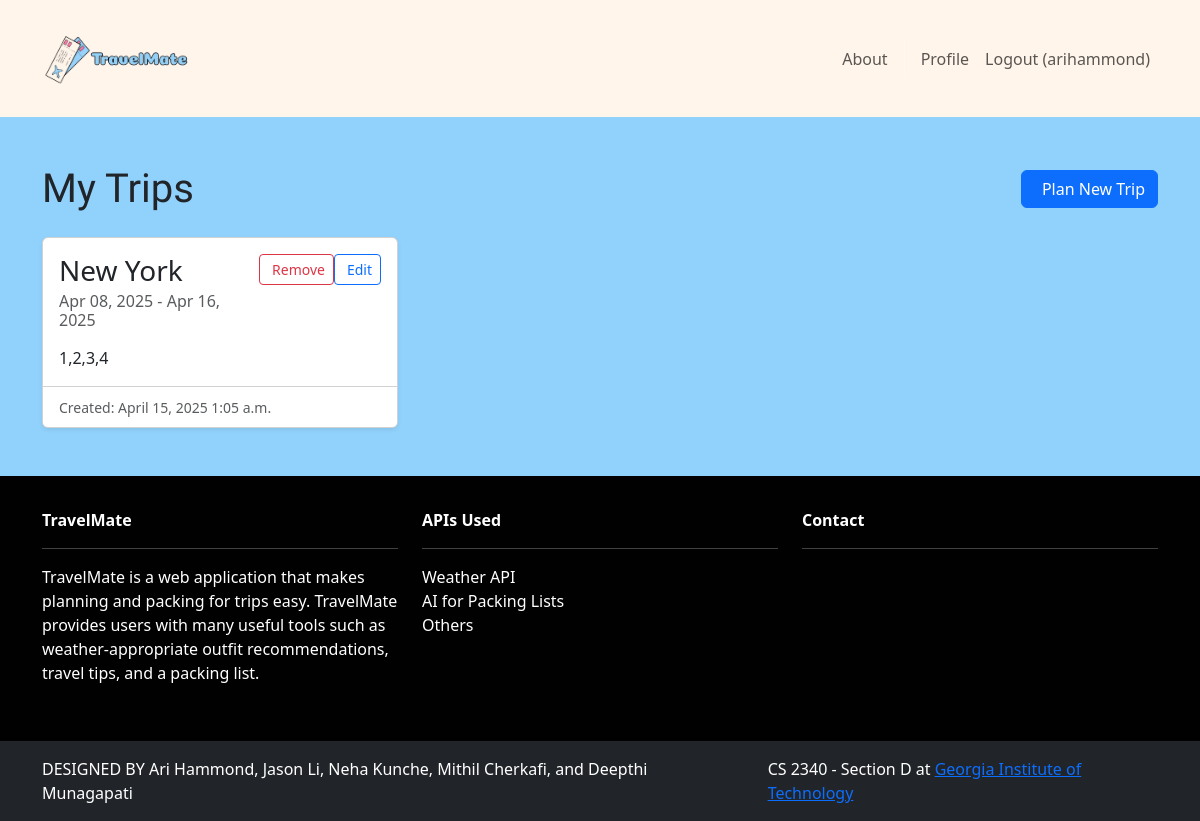
Page /trips/my-trips/ (signed in) on the committed database.
### trips/models.py (models this page shows, shortened)
class inputTrip(models.Model):
    created_at = models.DateTimeField(default=timezone.now)
    user = models.ForeignKey(User, null=True, on_delete=models.CASCADE)
    destination = models.CharField("Chosen Destination", max_length=200)
    start_date = models.DateField("Start Date")
    end_date = models.DateField("End Date")
    activities = models.TextField("Desired Activities", max_length=500)
    weather = models.TextField("Weather Info", blank=True, null=True)
    packing_list = models.TextField("Packing List", blank=True, null=True)
    activities_list = models.TextField("Activities List", blank=True, null=True)
    considerations = models.TextField("Additional Considerations", blank=True, null=True)
    class Meta:
        ordering = ['created_at']
        verbose_name = "Trip"
        verbose_name_plural = "Trips"

### trips/views.py (the view)
# urls.py: path('my-trips/', views.trips_list, name='trips'),
@login_required
def trips_list(request):
    trips = inputTrip.objects.filter(user=request.user)
    return render(request, 'trips/list.html', {'trips': trips})

### trips/templates/trips/list.html (shortened to what this page needs)
{% extends 'base.html' %}
{% load static %}
{% block content %}
<div class="container py-5">
    <div class="d-flex justify-content-between align-items-center mb-4">
        <h1 class="coiny-regular mb-0">My Trips</h1>
        <a href="{% url 'plan_trip' %}" class="btn btn-primary">
             Plan New Trip
        </a>
    </div>
    {% if trips %}
    <div class="row row-cols-1 row-cols-md-2 row-cols-lg-3 g-4">
        {% for trip in trips %}
        <div class="col">
            <div class="card h-100 shadow-sm">
                <div class="card-body">
                    <div class="d-flex justify-content-between align-items-start">
                        <div>
                            <h3 class="card-title">{{ trip.destination }}</h3>
                            <h6 class="card-subtitle mb-2 text-muted">
                                {{ trip.start_date|date:"M d, Y" }} - {{ trip.end_date|date:"M d, Y" }}
                            </h6>
                        </div>
                        <form method="POST" action="{% url 'delete_trip' trip.id %}">
                            <button type="submit" class="btn btn-sm btn-outline-danger"
                                    onclick="return confirm('Are you sure you want to remove this trip?')">
                                 Remove
                            </button>
                        </form>
                        <a href="{% url 'edit_trip' trip.id %}" class="btn btn-sm btn-outline-primary">
                             Edit
                        </a>
                    </div>
                    <div class="trip-activities mt-2" style="
                        display: -webkit-box;
                        -webkit-line-clamp: 2;
                        -webkit-box-orient: vertical;
                        overflow: hidden;
                        text-overflow: ellipsis;
                    ">
                        {{ trip.activities }}
                    </div>
                </div>
                <div class="card-footer bg-white">
                    <small class="text-muted">Created: {{ trip.created_at|date:"F j, Y g:i a" }}</small>
                </div>
            </div>
        </div>
        {% endfor %}
    </div>
    {% else %}
    <div class="alert alert-info">
        You haven't planned any trips yet. <a href="{% url 'plan_trip' %}" class="alert-link">Plan your first trip!</a>
    </div>
    {% endif %}
</div>
{% endblock %}

### travelmate/templates/base.html (shortened to what this page needs)
<!DOCTYPE html>
<html lang="en">
{% load static %}
<head>
    <link href="https://cdn.jsdelivr.net/npm/bootstrap@5.3.3/dist/css/bootstrap.min.css" rel="stylesheet">
    <link rel="stylesheet" type="text/css" href="{% static 'css/style.css' %}" />
</head>
<body class="d-flex flex-column min-vh-100" style="background-color: #91D2FC;">
    <nav class="p-3 navbar navbar-expand-lg">
        <div class="container">
            <a class="navbar-brand mx-0" href="{% url 'home.index' %}">
                <img src="{% static 'img/logo3.png' %}" alt="logo" height="75px" style="object-fit:fill;" />
            </a>
            <div class="collapse navbar-collapse" id="navbarNavAltMarkup">
                <div class="navbar-nav ms-auto navbar-ml">
                    <a class="nav-link" href="{% url 'home.about' %}">About</a>
                    {% if user.is_authenticated %}
                        <a class="nav-link" href="{% url 'accounts.profile' %}">Profile</a>
                        <a class="nav-link" href="{% url 'accounts.logout' %}">Logout ({{ user.username }})</a>
                    {% else %}
                        <a class="nav-link" href="{% url 'accounts.login' %}">Login</a>
                        <a class="nav-link" href="{% url 'accounts.signup' %}">Sign Up</a>
                    {% endif %}
                </div>
            </div>
        </div>
    </nav>
    <main class="flex-fill">
        {% block content %}
        {% endblock content %}
    </main>
    <section class="p-3 ms-footer d-none d-md-block">
        <div class="container">
            <div class="row mt-3 text-white">
                <div class="col-4 mx-auto mb-4">
                    <b>TravelMate</b>
                    <hr />
                    <p>TravelMate is a web application that makes planning and packing for trips easy. TravelMate provides users with many useful tools such as weather-appropriate outfit recommendations, travel tips, and a packing list.</p>
                </div>
                <div class="col-4 mx-auto mb-4">
                    <b>APIs Used</b>
                    <hr />
                    <a class="nav-link" href="#">Weather API</a>
                    <a class="nav-link" href="#">AI for Packing Lists</a>
                    <a class="nav-link" href="#">Others</a>
                </div>
                <div class="col-4 mx-auto mb-4">
                    <b>Contact</b>
                    <hr />
                </div>
            </div>
        </div>
    </section>
    <section class="p-3 ms-footer-bottom bg-dark mt-auto">
        <div class="container d-flex flex-column flex-md-row justify-content-between">
            <div class="me-5 text-white mb-2 mb-md-0">
                <span>DESIGNED BY Ari Hammond, Jason Li, Neha Kunche, Mithil Cherkafi, and Deepthi Munagapati</span>
            </div>
            <div class="text-white">
                <span>CS 2340 - Section D at <a href="https://www.gatech.edu" target="_blank">Georgia Institute of Technology</a></span>
            </div>
        </div>
    </section>
</body>
</html>

### travelmate/static/css/style.css (style rules this page uses)
* { --bckgrnd: #fff5eb; --main-color: #95d0f7; --dark: #010101; --accent: #fc79a8; }
.coiny-regular { font-family: "Coiny", sans-serif; font-weight: 400; font-style: normal; }
.navbar { background-color: var(--bckgrnd); }
body { background-color: var(--main-color); }
.ms-footer { background-color: var(--dark); }

### rows in the picture
inputTrip: destination "New York", start_date "Apr 08, 2025", end_date "Apr 16, 2025", activities "1,2,3,4", created_at "April 15, 2025 1:05 a.m."

### other values in the picture
{{ user.username }} "arihammond"
